Frame 1 (no input): blank canvas, image omitted
Frame 60 (no input): blank canvas, image omitted
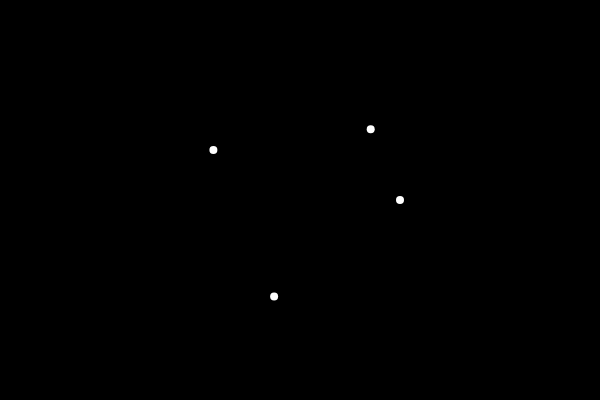
Frame 120 (the mouse pressed at the canvas centre since frame 60)

The p5.js sketch whose frames 1 and 60 were blank and that drew this single picture after the mouse press (run headless with seeded random() and noise() and a simulated clock; from frame 60 on, the mouse is pressed at the canvas centre):

// p5.js sketch
// ── sketch.js
let theta;
let r = 100;

function setup(){
  createCanvas(600, 400);
  angleMode(DEGREES);

  noStroke();
  fill(255);
}

function draw(){
  background(0);
  num = map(mouseX, 0, width, 180, 30);
  if(num < 30) num = 30;
  for(let angle = 0; angle < 360; angle += num){
    theta = angle;
    let ballX = width/2 + r * cos(theta);
    let ballY = height/2 + r * sin(theta);
    ellipse(ballX, ballY, 8, 8);
  }
}


function keyReleased(){
}

function keyPressed(){
}
